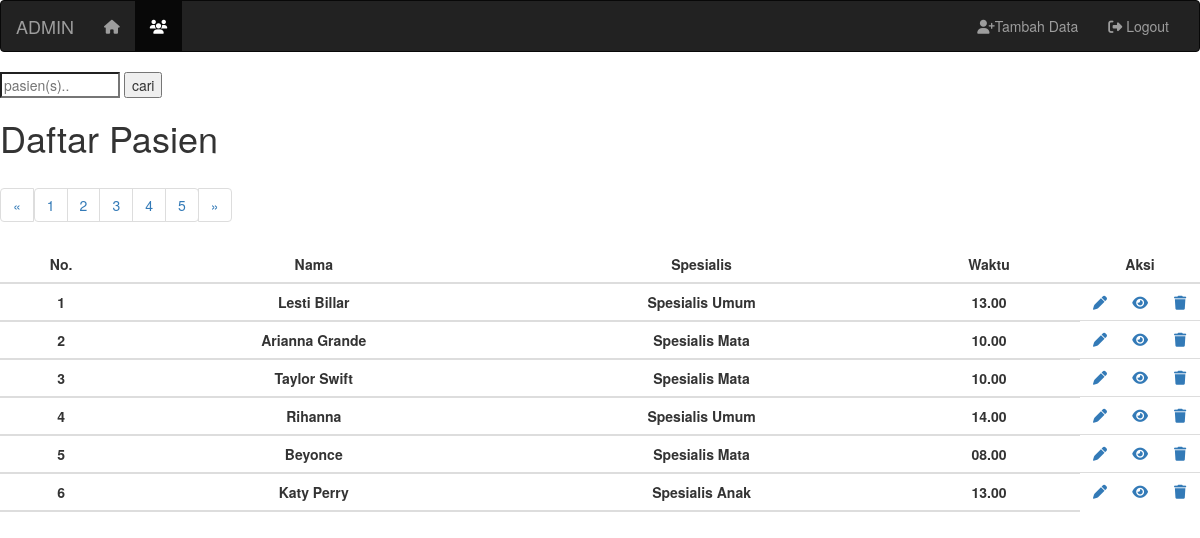
Screenshot of /backend.php?page=3 (signed in) with the database file from the repository.
### tables this page shows
CREATE TABLE `table_janji` (
  `id` int NOT NULL,
  `nama` varchar(255) NOT NULL,
  `email` varchar(255) NOT NULL,
  `NIK` char(50) NOT NULL,
  `spesialis` varchar(255) NOT NULL,
  `waktu` varchar(255) NOT NULL
);

### functions.php (called while the page is built, shortened)
<?php
$conn = mysqli_connect('localhost', 'root',  '', 'tanyadoc');
function query($query)
{
  global $conn;
  $result = mysqli_query($conn, $query) or die(mysqli_error($conn));
  $rows = [];
  while ($row = mysqli_fetch_assoc($result)) {
    $rows[] = $row;
  }
  return $rows;
}

### backend.php (the view, shortened to what this page needs)
<?php
require 'functions.php';
$table_janji = query("SELECT * FROM table_janji");
$jumlahDataPerhalaman = 6;
$halamanAktif = (isset($_GET["page"])) ? $_GET["page"] : 1;
$awalData = ($jumlahDataPerhalaman * $halamanAktif) - $jumlahDataPerhalaman;
$table_janji = query("SELECT * FROM table_janji LIMIT $awalData, $jumlahDataPerhalaman");
?>
<!DOCTYPE html>
<html lang="en">
<head>
  <link rel="stylesheet" href="ubah.css">
  <link rel="stylesheet" href="https://maxcdn.bootstrapcdn.com/bootstrap/3.4.1/css/bootstrap.min.css">
  <link rel="stylesheet" href="https://cdnjs.cloudflare.com/ajax/libs/font-awesome/6.4.0/css/all.min.css">
</head>
<body>
  <nav class="navbar navbar-inverse">
    <div class="container-fluid">
      <div class="navbar-header">
        <a class="navbar-brand" href="#">ADMIN</a>
      </div>
      <div class="collapse navbar-collapse" id="myNavbar">
        <ul class="nav navbar-nav">
          <li><a href="admin.php"><i class="fa-solid fa-house"></i></a></li>
          <li class="active"><a href="backend.php"><i class="fa-solid fa-users"></i></a></li>
        </ul>
        <ul class="nav navbar-nav navbar-right">
          <li><a href="janji.php"><i class="fa-solid fa-user-plus"></i></span>Tambah Data</a></li>
          <li><a href="logout.php"><i class="fa-sharp fa-solid fa-right-from-bracket"></i></span> Logout</a></li>
        </ul>
      </div>
    </div>
  </nav>
  <form action="" method="post">
    <input type="search" name="keyword" size="10" placeholder="pasien(s).." autocomplete="off" id="keyword">
    <button type="submit" name="cari" id="tombol-cari">cari</button>
  </form>
  <div id="container">
    <h1>Daftar Pasien</h1>
    <div class="main-table" id="main-table">
      <table class="table table-hover text-center">
        <ul class="pagination">
          <li class="page-item ">
            <a href="?page=<?= $halamanAktif - 1; ?>">&laquo;</a>
            <a href="?page=1" class="page-link bg-primary border-none box-shadow text-white">1</a>
          </li>
          <li class="page-item ">
            <a href="?page=2" class="page-link bg-primary border-none box-shadow text-white">2</a>
          </li>
          <li class="page-item ">
            <a href="?page=3" class="page-link bg-primary border-none box-shadow text-white">3</a>
          </li>
          <li class="page-item ">
            <a href="?page=4" class="page-link bg-primary border-none box-shadow text-white">4</a>
          </li>
          <li class="page-item ">
            <a href="?page=3" class="page-link bg-primary border-none box-shadow text-white">5</a>
            <a href="?page=<?= $halamanAktif + 1; ?>">&raquo;</a>
          </li>
        </ul>
        <thead>
          <tr>
            <th>No.</th>
            <th>Nama</th>
            <th>Spesialis</th>
            <th>Waktu</th>
            <th colspan="3">Aksi</th>
          </tr>
          <?php $i = 1; ?>
          <?php foreach ($table_janji as $row) : ?>
            <tr>
              <th><?= $i; ?></th>
              <th><?= $row["nama"]; ?></th>
              <th><?= $row["spesialis"]; ?></th>
              <th><?= $row["waktu"]; ?></th>
              <td style="width: 4rem">
                <a href="ubah.php?id=<?= $row["id"]; ?>">
                  <i class="fa-solid fa-pen"></i>
                </a>
              </td>
              <td style="width: 4rem">
                <a href="detailpsn.php?id=<?= $row["id"]; ?>">
                  <i class="fa-solid fa-eye"></i>
                </a>
              </td>
              <td style="width: 4rem">
                <a href="hapus.php?id=<?= $row["id"]; ?>" onclick="return confirm ('apakah anda yakin ingin menghapus?');">
                  <i class="fa-solid fa-trash"></i>
                </a>
              </td>
            </tr>
            <?php $i++; ?>
          <?php endforeach; ?>
      </table>
    </div>
</body>
</html>

### ubah.css (style rules this page uses)
body { font-family: Arial; font-size: 17px; padding: 8px; }
* { box-sizing: border-box; }
a { color: #2196F3; }
.container-fluid { padding-right: 1px; padding-left: 1px; margin-right: auto; margin-left: auto; }
thead tr th { text-align: center; }
form input { width: 10%; }

### backend.php (style rules this page uses)
body { margin:0; padding: 0; }

### rows the page displays
table_janji: nama "Lesti Billar", spesialis "Spesialis Umum", waktu "13.00"
table_janji: nama "Arianna Grande", spesialis "Spesialis Mata", waktu "10.00"
table_janji: nama "Taylor Swift", spesialis "Spesialis Mata", waktu "10.00"
table_janji: nama "Rihanna", spesialis "Spesialis Umum", waktu "14.00"
table_janji: nama "Beyonce", spesialis "Spesialis Mata", waktu "08.00"
table_janji: nama "Katy Perry", spesialis "Spesialis Anak", waktu "13.00"
